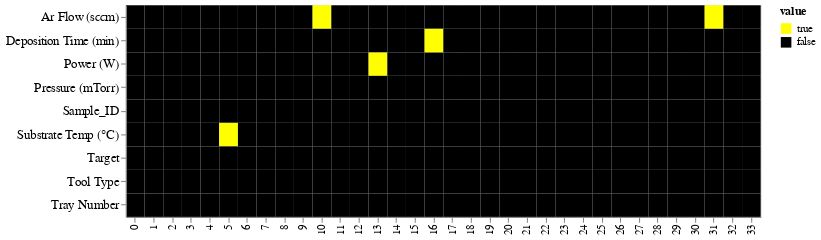

The notebook cell this image was saved under:
### Markdown cell above
<font color=#0b5bdb>**Check the heat map. I like to use altair module here**</font>

### Code cell
# Reshape the dataframe for the heatmap
df_cell_melted = pd.melt(df_cell, var_name='columns', value_name='value', ignore_index=False)
df_cell_melted['index'] = df_cell_melted.index
df_cell_melted_merged = pd.concat([df_cell_melted[["columns"]], df_cell_melted[["value"]].isnull(), df_cell_melted[["index"]]], axis=1)

# Create a heatmap using Altair
heatmap = alt.Chart(df_cell_melted_merged).mark_rect().encode(
    x=alt.X('index:N', title=None),
    y=alt.Y('columns:N', title=None,  axis=alt.Axis(labelFontSize=12)),
    color=alt.Color("value:N", scale=alt.Scale(domain=[True, False],
                     range=['yellow', 'black']))
)

# Display the heatmap
heatmap.properties(width=600, height=200)

### Figure 1 — Vega-Lite specification as saved in the notebook (floating-point values rounded to 4 significant figures; data arrays with more than 128 entries replaced by an {"elided": "..."} marker saying what was removed)
{"config": {"view": {"continuousWidth": 300, "continuousHeight": 300}}, "data": {"name": "data-2a547246d6ec1df9926a2d80d82231e0"}, "mark": {"type": "rect"}, "encoding": {"color": {"field": "value", "scale": {"domain": [true, false], "range": ["yellow", "black"]}, "type": "nominal"}, "x": {"field": "index", "title": null, "type": "nominal"}, "y": {"axis": {"labelFontSize": 12}, "field": "columns", "title": null, "type": "nominal"}}, "height": 200, "width": 600, "$schema": "https://vega.github.io/schema/vega-lite/v5.16.3.json", "datasets": {"data-2a547246d6ec1df9926a2d80d82231e0": {"elided": "306 records"}}}
